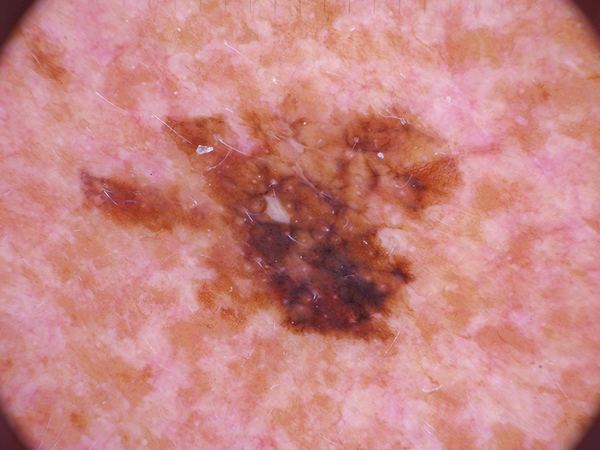
#> input picture melanoma/train/melanoma (1).jpg, 600 x 450 px; its folder holds only this picture in this run
$ jupyter execute --allow-errors GLCM-test.ipynb   (older library calls are emulated)
#> lines starting #> are read from the running program, lines starting #| are printed output that depends on the picture; long printed decimals are rounded
[cell 1]
import numpy as np
import pandas as pd
import matplotlib.pyplot as plt
import os
from skimage.feature import greycomatrix, greycoprops
from skimage import io, color, img_as_ubyte, img_as_float
from IPython.display import Image

[cell 2]
# Directory list
# For picture

melanoma_train_src_dir="melanoma/train"
melanoma_test_src_dir="melanoma/test"

[cell 3]
# img = io.imread('image-1.jpg')
# io.imshow(img)

[cell 4]
# GLCM properties
def contrast_feature(matrix_coocurrence):
	contrast = greycoprops(matrix_coocurrence, 'contrast')
	return contrast

def dissimilarity_feature(matrix_coocurrence):
	dissimilarity = greycoprops(matrix_coocurrence, 'dissimilarity')
	return dissimilarity

def homogeneity_feature(matrix_coocurrence):
	homogeneity = greycoprops(matrix_coocurrence, 'homogeneity')
	return homogeneity

def energy_feature(matrix_coocurrence):
	energy = greycoprops(matrix_coocurrence, 'energy')
	return energy

def correlation_feature(matrix_coocurrence):
	correlation = greycoprops(matrix_coocurrence, 'correlation')
	return correlation

def asm_feature(matrix_coocurrence):
	asm = greycoprops(matrix_coocurrence, 'ASM')
	return asm

[cell 5]
columns = ['glcm_contrast_1', 'glcm_contrast_2', 'glcm_contrast_3', 'glcm_contrast_4', 'glcm_dissimilarity_1', 'glcm_dissimilarity_2', 'glcm_dissimilarity_3', 'glcm_dissimilarity_4', 'glcm_homogenity_1', 'glcm_homogenity_2', 'glcm_homogenity_3', 'glcm_homogenity_4']
glcm = pd.DataFrame()
glcm_contrast = []
glcm_dissimilarity = []
glcm_homogenity = []
glcm_energy = []
glcm_correlation = []
glcm_asm = []

for filename in os.listdir(melanoma_train_src_dir):
    if filename.endswith(".jpg"):
        tempfilename = melanoma_train_src_dir+"/"+filename
        # print(tempfilename)
        img = io.imread(tempfilename)
#> img is the input picture: shape (450, 600, 3); mean R, G, B 201.1, 133.7, 131
        gray = color.rgb2gray(img)
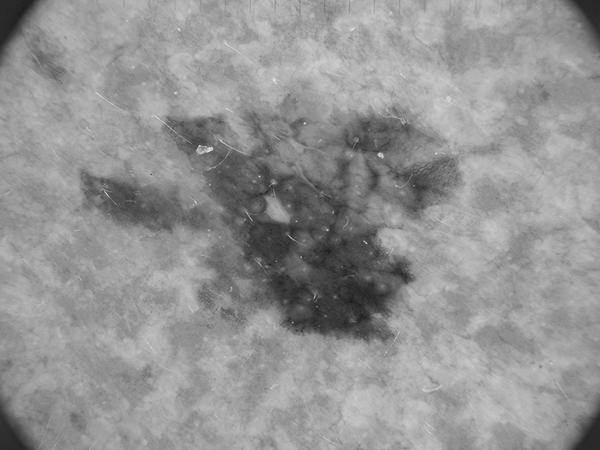
#> gray: shape (450, 600) float64; min 0.117, max 0.912, mean 0.58
        image = img_as_ubyte(gray)
        bins = np.array([0, 16, 32, 48, 64, 80, 96, 112, 128, 144, 160, 176, 192, 208, 224, 240, 255]) #16-bit
        inds = np.digitize(image, bins)
        max_value = inds.max()+1
#> max_value = 16
        matrix_coocurrence = greycomatrix(inds, [1], [0, np.pi/4, np.pi/2, 3*np.pi/4], levels=max_value, normed=False, symmetric=False)

        # [6 lines of commented-out code are left out]

        contrast = np.array(contrast_feature(matrix_coocurrence))
#> in contrast_feature, `contrast = greycoprops(matrix_coocurrence, 'contrast')`: contrast = [[0.253, 0.306, 0.274, 0.364]]
#> contrast = [[0.253, 0.306, 0.274, 0.364]]
        dissimilarity = np.array(dissimilarity_feature(matrix_coocurrence))
#> in dissimilarity_feature, `dissimilarity = greycoprops(matrix_coocurrence, 'dissimilarity')`: dissimilarity = [[0.235, 0.279, 0.251, 0.32]]
#> dissimilarity = [[0.235, 0.279, 0.251, 0.32]]
        homogenity = np.array(homogeneity_feature(matrix_coocurrence))
#> in homogeneity_feature, `homogeneity = greycoprops(matrix_coocurrence, 'homogeneity')`: homogeneity = [[0.884, 0.863, 0.876, 0.844]]
#> homogenity = [[0.884, 0.863, 0.876, 0.844]]
        energy = np.array(energy_feature(matrix_coocurrence))
#> in energy_feature, `energy = greycoprops(matrix_coocurrence, 'energy')`: energy = [[0.363, 0.349, 0.358, 0.338]]
#> energy = [[0.363, 0.349, 0.358, 0.338]]
        correlation = np.array(correlation_feature(matrix_coocurrence))
#> in correlation_feature, `correlation = greycoprops(matrix_coocurrence, 'correlation')`: correlation = [[0.969, 0.962, 0.966, 0.955]]
#> correlation = [[0.969, 0.962, 0.966, 0.955]]
        asm = np.array(asm_feature(matrix_coocurrence))
#> in asm_feature, `asm = greycoprops(matrix_coocurrence, 'ASM')`: asm = [[0.132, 0.122, 0.128, 0.114]]
#> asm = [[0.132, 0.122, 0.128, 0.114]]

        # [8 lines of commented-out code are left out]

        glcm_contrast.append(contrast)
        glcm_dissimilarity.append(dissimilarity)
        glcm_homogenity.append(homogenity)
        glcm_energy.append(energy)
        glcm_correlation.append(correlation)
        glcm_asm.append(asm)

[cell 6]
# create dataframe for every GLCM features
# create GLCM dataframe that consist all the features

glcm_contrast_df = pd.DataFrame(np.concatenate(glcm_contrast))
#> glcm_contrast_df = table of 1 rows and 4 columns
glcm_dissimilarity_df = pd.DataFrame(np.concatenate(glcm_dissimilarity))
#> glcm_dissimilarity_df = table of 1 rows and 4 columns
glcm_homogenity_df = pd.DataFrame(np.concatenate(glcm_homogenity))
#> glcm_homogenity_df = table of 1 rows and 4 columns
glcm_energy_df = pd.DataFrame(np.concatenate(glcm_energy))
#> glcm_energy_df = table of 1 rows and 4 columns
glcm_correlation_df = pd.DataFrame(np.concatenate(glcm_correlation))
#> glcm_correlation_df = table of 1 rows and 4 columns
glcm_asm_df = pd.DataFrame(np.concatenate(glcm_asm))
#> glcm_asm_df = table of 1 rows and 4 columns

glcm = pd.concat([glcm_contrast_df, glcm_dissimilarity_df, glcm_homogenity_df, glcm_energy_df, glcm_correlation_df, glcm_asm_df], axis = 1)
#> glcm = table of 1 rows and 24 columns

[cell 7]
glcm
#> Out = table of 1 rows and 24 columns

[cell 8]
df = pd.DataFrame(glcm)
#> df = table of 1 rows and 24 columns
df.to_csv('out.csv', index=False)

[cell 9]
img = Image(filename='image-1.jpg')
display(img)

#> (a cell that did not finish here is left out)

[cell 11]
plt.imsave('gray.png', gray)
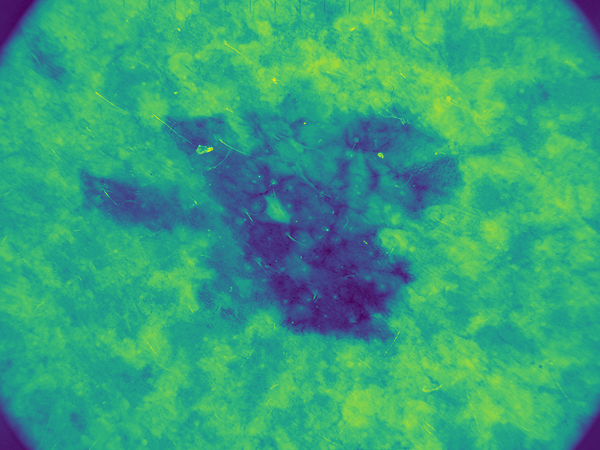
#> saved as gray.png: shape (450, 600, 3); mean R, G, B 52.4, 162.1, 124
gray = Image(filename='gray.png')
display(gray)

[cell 12]
bins = np.array([0, 16, 32, 48, 64, 80, 96, 112, 128, 144, 160, 176, 192, 208, 224, 240, 255]) #16-bit
inds = np.digitize(image, bins)

[cell 13]
max_value = inds.max()+1
matrix_coocurrence = greycomatrix(inds, [1], [0, np.pi/4, np.pi/2, 3*np.pi/4], levels=max_value, normed=False, symmetric=False)

[cell 14]
print(contrast_feature(matrix_coocurrence))
#| [[0.2532 0.306   0.2736 0.364]]
print(dissimilarity_feature(matrix_coocurrence))
#| [[0.2352 0.2793 0.2513 0.3202]]
print(homogeneity_feature(matrix_coocurrence))
#| [[0.8841 0.8628 0.8764  0.8439]]
print(energy_feature(matrix_coocurrence))
#| [[0.3633 0.3495 0.3581 0.3375]]
print(correlation_feature(matrix_coocurrence))
#| [[0.9686 0.962 0.9661 0.9548]]
print(asm_feature(matrix_coocurrence))
#| [[0.132 0.1221 0.1282 0.1139]]

$ run again, on melanoma/train/melanoma (13).jpg
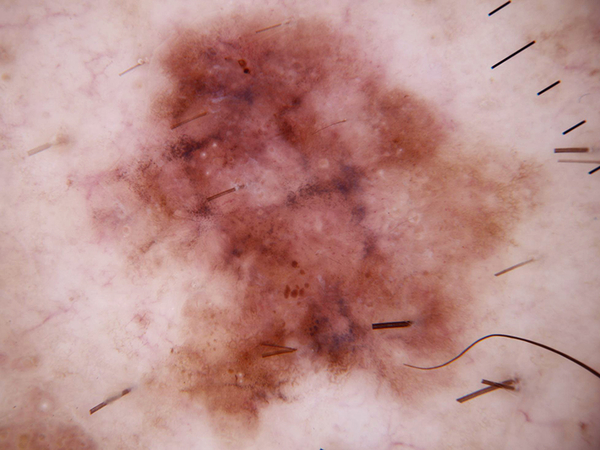
#> input picture melanoma/train/melanoma (13).jpg, 600 x 450 px
#> img is the input picture: shape (450, 600, 3); mean R, G, B 186.2, 141.2, 137.1
#> `inds = np.digitize(image, bins)`:
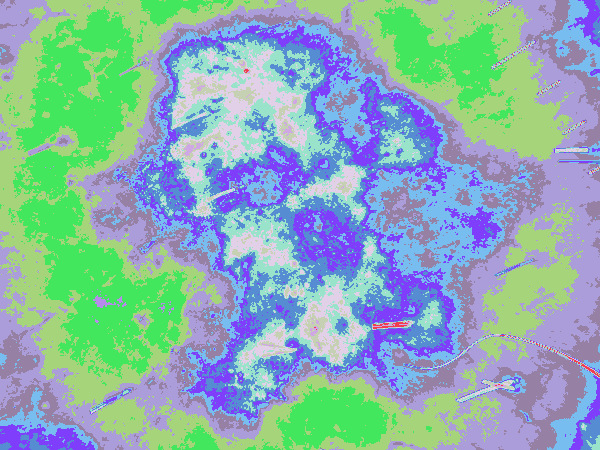
#> inds: shape (450, 600) int64; 14 distinct labels, from 1 to 14; one colour per label, 0 black
#> max_value = 15
#> in contrast_feature, `contrast = greycoprops(matrix_coocurrence, 'contrast')`: contrast = [[0.198, 0.398, 0.297, 0.31]]
#> in dissimilarity_feature, `dissimilarity = greycoprops(matrix_coocurrence, 'dissimilarity')`: dissimilarity = [[0.174, 0.246, 0.201, 0.232]]
#> homogeneity = [[0.915, 0.887, 0.907, 0.89]]
#> in energy_feature, `energy = greycoprops(matrix_coocurrence, 'energy')`: energy = [[0.312, 0.298, 0.308, 0.299]]
#> in correlation_feature, `correlation = greycoprops(matrix_coocurrence, 'correlation')`: correlation = [[0.984, 0.968, 0.976, 0.975]]
#> in asm_feature, `asm = greycoprops(matrix_coocurrence, 'ASM')`: asm = [[0.0973, 0.0886, 0.0948, 0.0893]]
#> glcm_contrast_df = table of 1 rows and 4 columns
#> glcm = table of 1 rows and 24 columns
#> `plt.imsave('gray.png', gray)`:
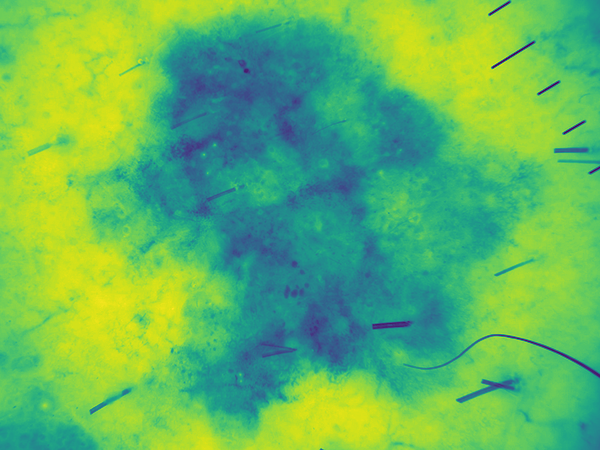
#> saved as gray.png: shape (450, 600, 3); mean R, G, B 99.2, 184.3, 95.7
#| [[0.1985 0.3981 0.2969 0.3099]]
#| [[0.1738 0.2464 0.2008 0.2323]]
#| [[0.9153 0.8868 0.9068 0.8897]]
#| [[0.3119 0.2976 0.3079 0.2989]]
#| [[0.9838 0.9676 0.9758 0.9748 ]]
#| [[0.09729 0.08855  0.09481 0.08933]]

$ run again, on melanoma/train/melanoma (14).jpg
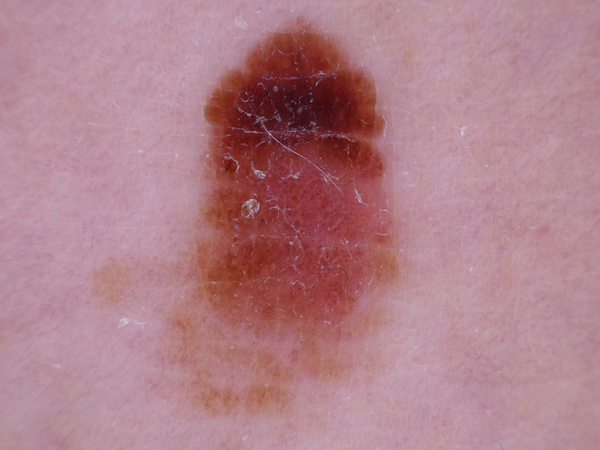
#> input picture melanoma/train/melanoma (14).jpg, 600 x 450 px
#> img is the input picture: shape (450, 600, 3); mean R, G, B 176.7, 128.4, 138.4
#> `inds = np.digitize(image, bins)`:
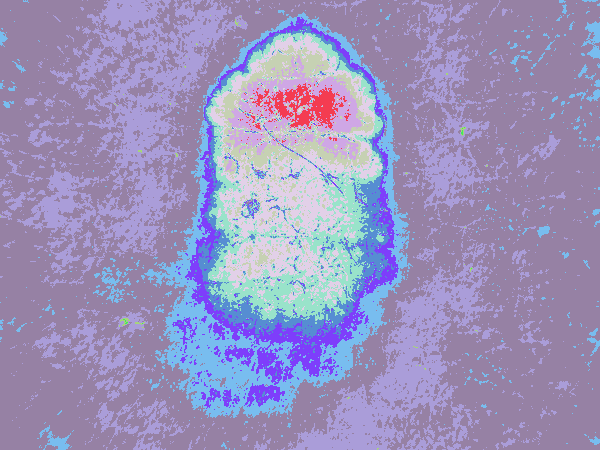
#> inds: shape (450, 600) int64; 13 distinct labels, from 1 to 13; one colour per label, 0 black
#> max_value = 14
#> in contrast_feature, `contrast = greycoprops(matrix_coocurrence, 'contrast')`: contrast = [[0.185, 0.239, 0.185, 0.238]]
#> in dissimilarity_feature, `dissimilarity = greycoprops(matrix_coocurrence, 'dissimilarity')`: dissimilarity = [[0.164, 0.207, 0.16, 0.197]]
#> homogeneity = [[0.92, 0.9, 0.922, 0.906]]
#> in energy_feature, `energy = greycoprops(matrix_coocurrence, 'energy')`: energy = [[0.532, 0.517, 0.534, 0.523]]
#> in correlation_feature, `correlation = greycoprops(matrix_coocurrence, 'correlation')`: correlation = [[0.977, 0.971, 0.977, 0.971]]
#> in asm_feature, `asm = greycoprops(matrix_coocurrence, 'ASM')`: asm = [[0.283, 0.268, 0.285, 0.274]]
#> glcm_contrast_df = table of 1 rows and 4 columns
#> glcm = table of 1 rows and 24 columns
#> `plt.imsave('gray.png', gray)`:
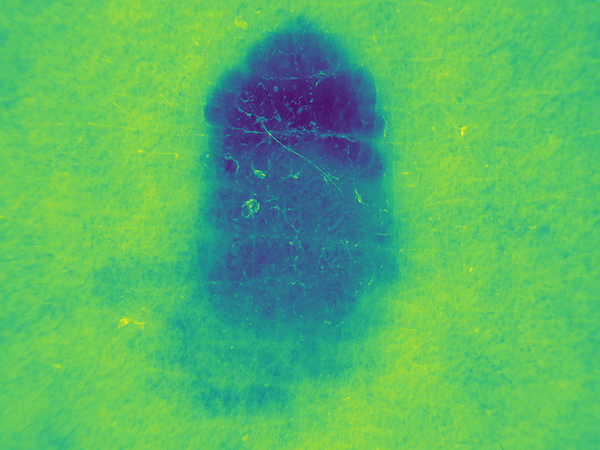
#> saved as gray.png: shape (450, 600, 3); mean R, G, B 85.7, 182.3, 104.1
#| [[0.1847 0.2386 0.1853 0.2382]]
#| [[0.1643 0.2066 0.1602 0.1965]]
#| [[0.9198 0.8997 0.9223  0.9056]]
#| [[0.5322 0.5173 0.5337 0.5233]]
#| [[0.9772 0.9706 0.9771  0.9706]]
#| [[0.2833 0.2676 0.2848 0.2739]]

$ run again, on melanoma/train/melanoma (15).jpg
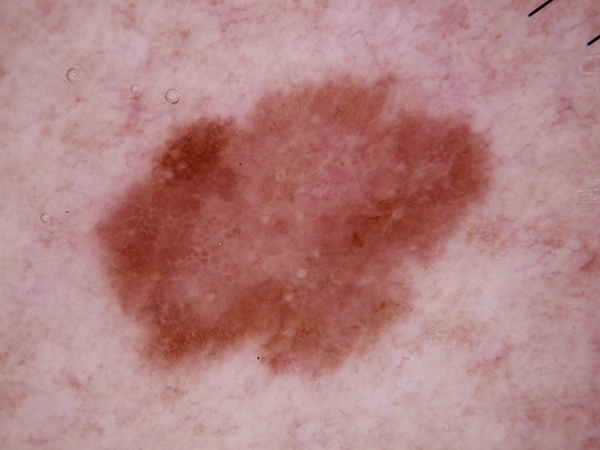
#> input picture melanoma/train/melanoma (15).jpg, 600 x 450 px
#> img is the input picture: shape (450, 600, 3); mean R, G, B 178.1, 129.9, 130.6
#> `inds = np.digitize(image, bins)`:
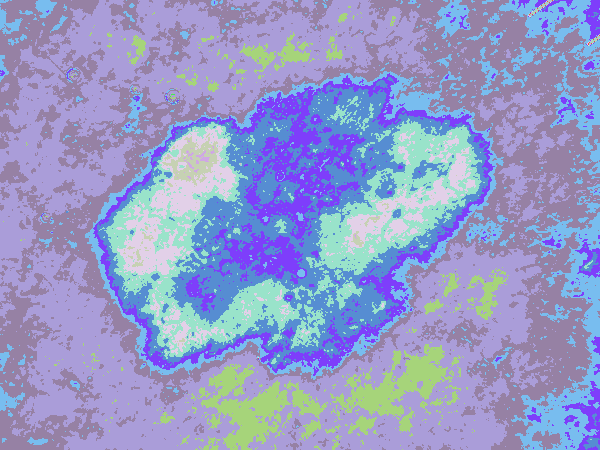
#> inds: shape (450, 600) int64; 13 distinct labels, from 1 to 13; one colour per label, 0 black
#> max_value = 14
#> in contrast_feature, `contrast = greycoprops(matrix_coocurrence, 'contrast')`: contrast = [[0.144, 0.212, 0.156, 0.182]]
#> in dissimilarity_feature, `dissimilarity = greycoprops(matrix_coocurrence, 'dissimilarity')`: dissimilarity = [[0.14, 0.196, 0.149, 0.179]]
#> homogeneity = [[0.93, 0.903, 0.926, 0.911]]
#> in energy_feature, `energy = greycoprops(matrix_coocurrence, 'energy')`: energy = [[0.389, 0.371, 0.386, 0.375]]
#> in correlation_feature, `correlation = greycoprops(matrix_coocurrence, 'correlation')`: correlation = [[0.981, 0.972, 0.979, 0.976]]
#> in asm_feature, `asm = greycoprops(matrix_coocurrence, 'ASM')`: asm = [[0.151, 0.138, 0.149, 0.141]]
#> glcm_contrast_df = table of 1 rows and 4 columns
#> glcm = table of 1 rows and 24 columns
#> `plt.imsave('gray.png', gray)`:
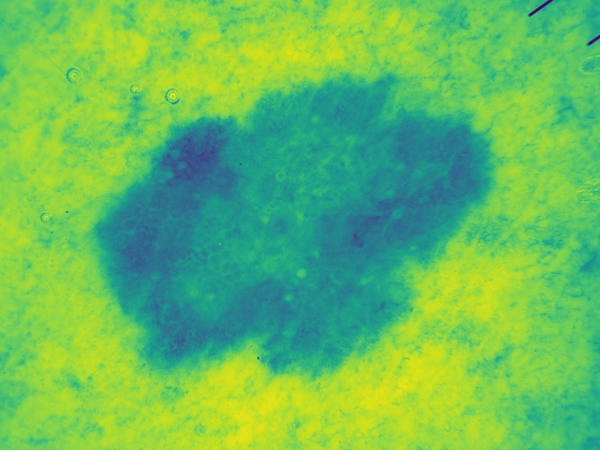
#> saved as gray.png: shape (450, 600, 3); mean R, G, B 102.4, 189.9, 93.1
#| [[0.1441 0.2118 0.1559 0.1817]]
#| [[0.14 0.1956 0.1493 0.1786]]
#| [[0.9303 0.9034 0.9259 0.911]]
#| [[0.389 0.3709 0.3856 0.3754]]
#| [[0.981 0.9721 0.9794  0.9761]]
#| [[0.1513 0.1375 0.1487 0.1409]]

$ run again, on melanoma/train/melanoma (10).jpg
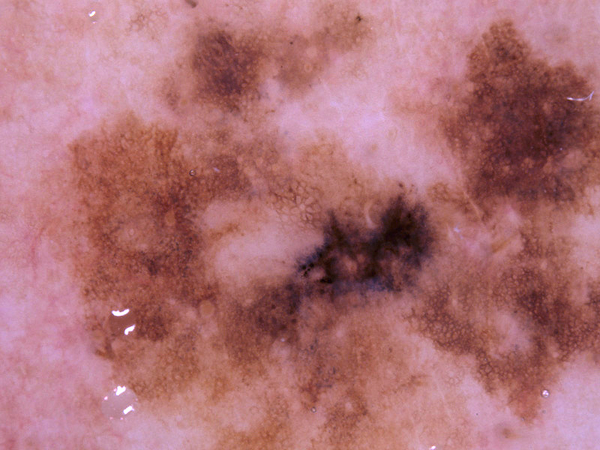
#> input picture melanoma/train/melanoma (10).jpg, 600 x 450 px
#> img is the input picture: shape (450, 600, 3); mean R, G, B 173, 112.1, 116.6
#> `gray = color.rgb2gray(img)`:
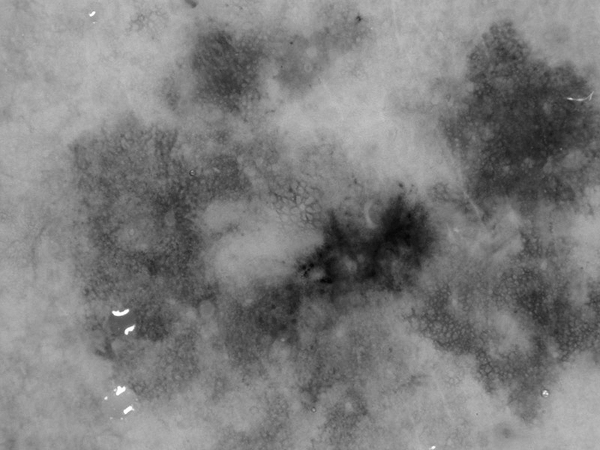
#> gray: shape (450, 600) float64; min 0.0133, max 1, mean 0.492
#> max_value = 18
#> in contrast_feature, `contrast = greycoprops(matrix_coocurrence, 'contrast')`: contrast = [[0.25, 0.33, 0.248, 0.33]]
#> in dissimilarity_feature, `dissimilarity = greycoprops(matrix_coocurrence, 'dissimilarity')`: dissimilarity = [[0.241, 0.3, 0.235, 0.306]]
#> homogeneity = [[0.881, 0.852, 0.883, 0.849]]
#> in energy_feature, `energy = greycoprops(matrix_coocurrence, 'energy')`: energy = [[0.289, 0.274, 0.29, 0.273]]
#> in correlation_feature, `correlation = greycoprops(matrix_coocurrence, 'correlation')`: correlation = [[0.975, 0.968, 0.976, 0.968]]
#> in asm_feature, `asm = greycoprops(matrix_coocurrence, 'ASM')`: asm = [[0.0834, 0.0752, 0.0841, 0.0744]]
#> glcm_contrast_df = table of 1 rows and 4 columns
#> glcm = table of 1 rows and 24 columns
#> `plt.imsave('gray.png', gray)`:
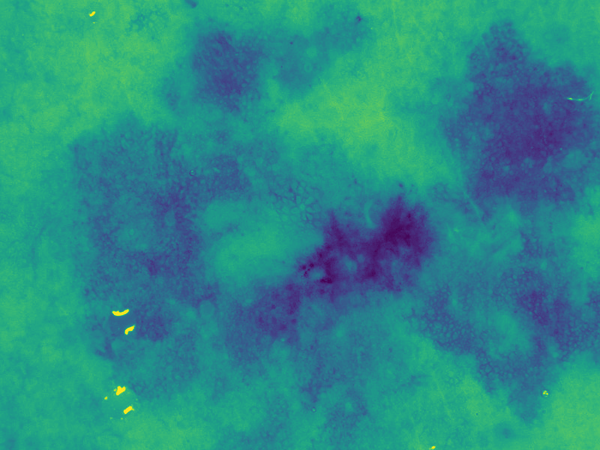
#> saved as gray.png: shape (450, 600, 3); mean R, G, B 42.5, 139.3, 134.6
#| [[0.2496 0.3299 0.2482 0.3304]]
#| [[0.2406 0.3003 0.2355 0.3059]]
#| [[0.8805 0.8523 0.8834 0.8492]]
#| [[0.2887 0.2742 0.29  0.2728]]
#| [[0.9754 0.9676 0.9756 0.9675]]
#| [[0.08336 0.0752 0.08408 0.07439]]
